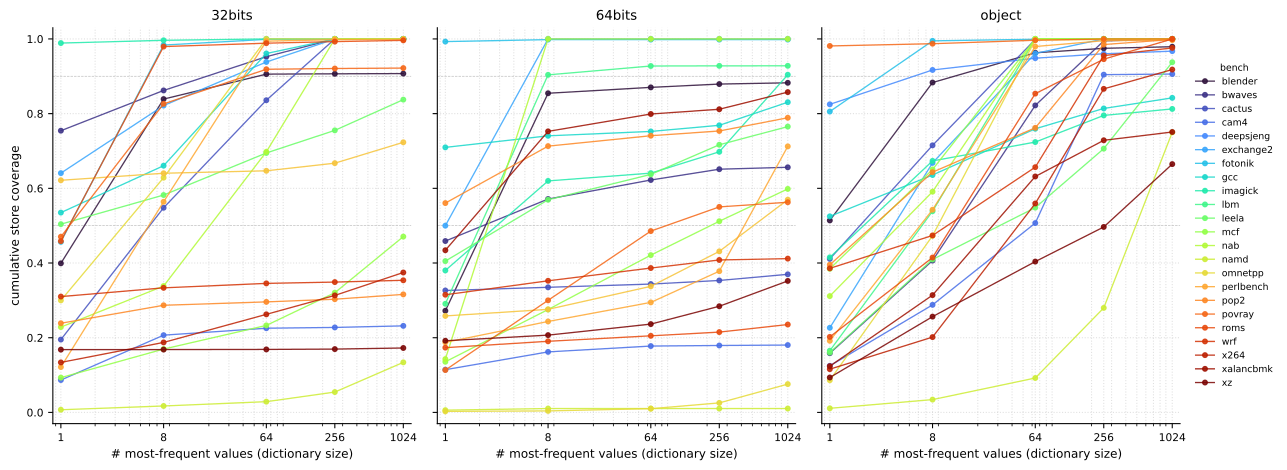

This chart was generated by the following Python code:
#!/usr/bin/env python3
"""Frequent-value coverage curves per (bench, alloc_type).

For each (bench, alloc_type) we plot the cumulative store-coverage of
the K most-frequent values for K ∈ {1, 8, 64, 256, 1024}. A line that
saturates near y=1 by x=64 means a 64-entry dictionary already
captures essentially all the writes (the frequent-value-compression
ideal); a line that stays flat across the x-axis means the bench has
high value diversity and dictionary compression won't help.
"""
from pathlib import Path

import matplotlib.pyplot as plt
import pandas as pd

HERE = Path(__file__).resolve().parent
OUT  = HERE / "figure.svg"

CAPS = [1, 8, 64, 256, 1024]
COLS = ["top1_frac", "top8_frac", "top64_frac", "top256_frac", "top1024_frac"]
ATYPES = ["32bits", "64bits", "object"]


def main() -> None:
    df = pd.read_csv(HERE / "result.csv")

    fig, axes = plt.subplots(1, 3, figsize=(13.5, 5.0),
                             sharey=True)
    cmap = plt.get_cmap("turbo")

    benches = sorted(df["bench"].unique())
    color_of = {b: cmap(i / max(1, len(benches) - 1))
                for i, b in enumerate(benches)}

    for ax, atype in zip(axes, ATYPES):
        sub = df[df.alloc_type == atype].sort_values("bench")
        for _, r in sub.iterrows():
            y = [r[c] for c in COLS]
            ax.plot(CAPS, y, marker="o", markersize=3.5,
                    linewidth=1.0, alpha=0.85,
                    color=color_of[r["bench"]], label=r["bench"])

        ax.set_xscale("log")
        ax.set_xticks(CAPS)
        ax.set_xticklabels([str(c) for c in CAPS])
        ax.set_xlim(0.85, 1200)
        ax.set_ylim(-0.03, 1.03)
        ax.set_title(atype, fontsize=10)
        ax.set_xlabel("# most-frequent values (dictionary size)", fontsize=9)
        ax.tick_params(axis="both", labelsize=8)
        ax.grid(which="both", linestyle=":", alpha=0.4)
        ax.set_axisbelow(True)
        for spine in ("top", "right"):
            ax.spines[spine].set_visible(False)
        for thr in (0.5, 0.9):
            ax.axhline(thr, color="#bbb", lw=0.5, linestyle="--", zorder=1)

    axes[0].set_ylabel("cumulative store coverage", fontsize=9)
    axes[-1].legend(loc="center left", bbox_to_anchor=(1.02, 0.5),
                    frameon=False, fontsize=7, title="bench",
                    title_fontsize=7, ncol=1)

    fig.tight_layout()
    fig.savefig(OUT, format="svg", bbox_inches="tight")
    print(f"wrote {OUT}")


if __name__ == "__main__":
    main()
